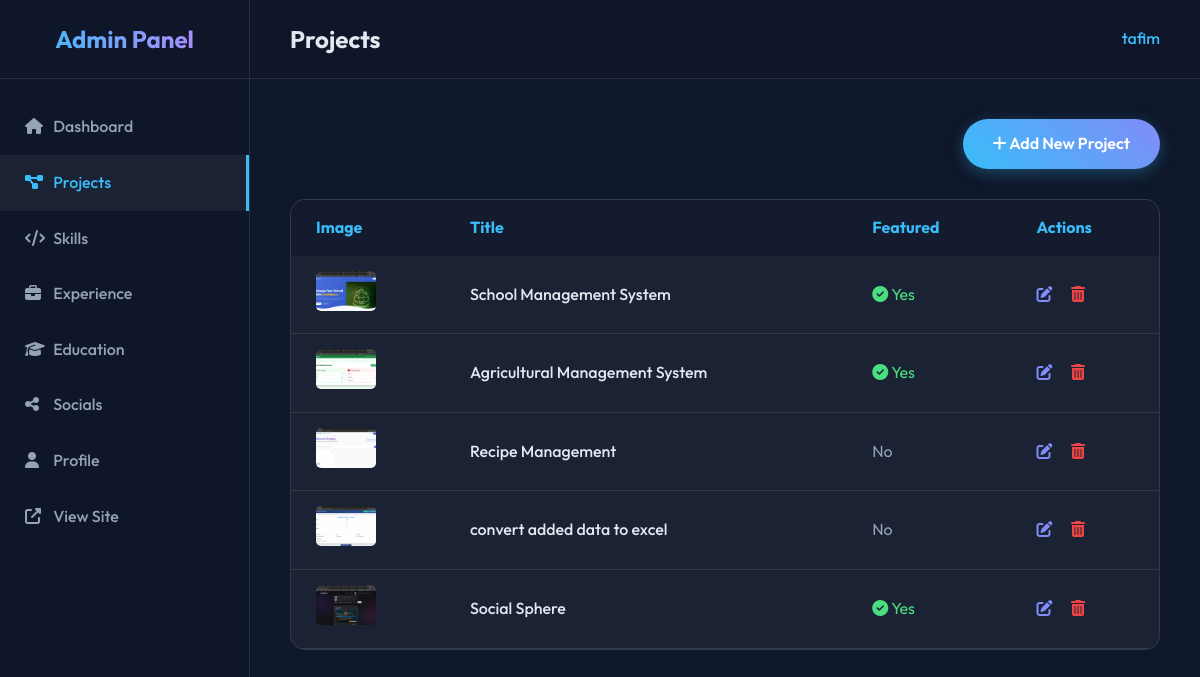
Page /dashboard/projects/ (signed in) on the committed database.
### portfolio/models.py (models this page shows, shortened)
class Project(models.Model):
    title = models.CharField(max_length=200)
    description = models.TextField()
    image = models.ImageField(upload_to='projects/')
    github_link = models.URLField(blank=True)
    live_link = models.URLField(blank=True)
    technologies = models.ManyToManyField(Skill, blank=True)
    featured = models.BooleanField(default=False)
    created_at = models.DateTimeField(auto_now_add=True)

### portfolio/views.py (the view)
# urls.py: path('dashboard/projects/', project_list, name='project_list'),
@login_required
@user_passes_test(is_superuser)
def project_list(request):
    projects = Project.objects.all()
    return render(request, 'portfolio/admin/project_list.html', {'projects': projects})

### portfolio/views.py (called while the page is built)
def is_superuser(user):
    return user.is_superuser

### portfolio/templates/portfolio/admin/project_list.html
{% extends 'portfolio/admin/admin_base.html' %}
{% block header_title %}Projects{% endblock %}
{% block content %}
<div class="action-bar" style="margin-bottom: 30px; display: flex; justify-content: flex-end;" data-aos="fade-left">
    <a href="{% url 'project_create' %}" class="btn btn-primary"><i class="fas fa-plus"></i> Add New Project</a>
</div>
<div class="table-container" style="background: var(--glass-bg); border-radius: 15px; overflow: hidden; border: 1px solid var(--glass-border);" data-aos="fade-up" data-aos-delay="100">
    <table style="width: 100%; border-collapse: collapse;">
        <thead>
            <tr style="background: rgba(15, 23, 42, 0.6); text-align: left;">
                <th style="padding: 15px 25px; color: var(--primary-color);">Image</th>
                <th style="padding: 15px 25px; color: var(--primary-color);">Title</th>
                <th style="padding: 15px 25px; color: var(--primary-color);">Featured</th>
                <th style="padding: 15px 25px; color: var(--primary-color);">Actions</th>
            </tr>
        </thead>
        <tbody>
            {% for project in projects %}
            <tr style="border-bottom: 1px solid var(--glass-border); transition: background 0.3s;" onmouseover="this.style.background='rgba(30, 41, 59, 0.5)'" onmouseout="this.style.background='transparent'">
                <td style="padding: 15px 25px;">
                    {% if project.image %}
                    <img src="{{ project.image.url }}" alt="{{ project.title }}" style="width: 60px; height: 40px; object-fit: cover; border-radius: 5px;">
                    {% else %}
                    <div style="width: 60px; height: 40px; background: #334155; border-radius: 5px;"></div>
                    {% endif %}
                </td>
                <td style="padding: 15px 25px; font-weight: 500;">{{ project.title }}</td>
                <td style="padding: 15px 25px;">
                    {% if project.featured %}
                    <span style="color: #4ade80;"><i class="fas fa-check-circle"></i> Yes</span>
                    {% else %}
                    <span style="color: #94a3b8;">No</span>
                    {% endif %}
                </td>
                <td style="padding: 15px 25px;">
                    <a href="{% url 'project_update' project.pk %}" style="color: var(--secondary-color); margin-right: 15px;" title="Edit"><i class="fas fa-edit"></i></a>
                    <a href="{% url 'project_delete' project.pk %}" style="color: #ef4444;" title="Delete"><i class="fas fa-trash-alt"></i></a>
                </td>
            </tr>
            {% empty %}
            <tr>
                <td colspan="4" style="padding: 30px; text-align: center; color: #94a3b8;">No projects found.</td>
            </tr>
            {% endfor %}
        </tbody>
    </table>
</div>
{% endblock %}

### portfolio/templates/portfolio/admin/admin_base.html (shortened to what this page needs)
{% load static %}
<!DOCTYPE html>
<html lang="en">
<head>
    <link rel="stylesheet" href="https://cdnjs.cloudflare.com/ajax/libs/font-awesome/6.4.0/css/all.min.css">
    <link rel="stylesheet" href="{% static 'css/styles.css' %}">
    <link rel="stylesheet" href="{% static 'css/admin.css' %}">
    <link href="https://unpkg.com/aos@2.3.1/dist/aos.css" rel="stylesheet">
</head>
<body>
    <div class="admin-container">
        <aside class="sidebar">
            <div class="sidebar-header">
                <h2>Admin Panel</h2>
            </div>
            <ul class="sidebar-menu">
                <li><a href="{% url 'dashboard' %}" class="{% if request.resolver_match.url_name == 'dashboard' %}active{% endif %}"><i class="fas fa-home"></i> Dashboard</a></li>
                <li><a href="{% url 'project_list' %}" class="{% if 'project' in request.resolver_match.url_name %}active{% endif %}"><i class="fas fa-project-diagram"></i> Projects</a></li>
                <li><a href="{% url 'skill_list' %}" class="{% if 'skill' in request.resolver_match.url_name %}active{% endif %}"><i class="fas fa-code"></i> Skills</a></li>
                <li><a href="{% url 'experience_list' %}" class="{% if 'experience' in request.resolver_match.url_name %}active{% endif %}"><i class="fas fa-briefcase"></i> Experience</a></li>
                <li><a href="{% url 'education_list' %}" class="{% if 'education' in request.resolver_match.url_name %}active{% endif %}"><i class="fas fa-graduation-cap"></i> Education</a></li>
                <li><a href="{% url 'social_link_list' %}" class="{% if 'social' in request.resolver_match.url_name %}active{% endif %}"><i class="fas fa-share-alt"></i> Socials</a></li>
                <li><a href="{% url 'profile_update' %}" class="{% if 'profile' in request.resolver_match.url_name %}active{% endif %}"><i class="fas fa-user"></i> Profile</a></li>
                <li><a href="{% url 'home' %}" target="_blank"><i class="fas fa-external-link-alt"></i> View Site</a></li>
            </ul>
        </aside>
        <main class="main-content">
            <header class="admin-header" data-aos="fade-down">
                <h3>{% block header_title %}Dashboard{% endblock %}</h3>
                <div class="user-info">
                    <span>{{ request.user.username }}</span>
                </div>
            </header>
            <div class="content-wrapper">
                {% block content %}{% endblock %}
            </div>
        </main>
    </div>
</body>
</html>

### static/css/styles.css (style rules this page uses)
:root { --bg-color: #0f172a; --text-color: #e2e8f0; --primary-color: #38bdf8; --secondary-color: #818cf8; --accent-color: #c084fc; --glass-bg: rgba(255, 255, 255, 0.05); --glass-border: rgba(255, 255, 255, 0.1); --card-bg: rgba(30, 41, 59, 0.7); --nav-bg: rgba(15, 23, 42, 0.8); }
* { margin: 0; padding: 0; box-sizing: border-box; }
body { font-family: 'Outfit', sans-serif; background-color: var(--bg-color); color: var(--text-color); line-height: 1.6; overflow-x: hidden; }
html { scroll-behavior: smooth; }
a { text-decoration: none; color: inherit; transition: all 0.3s ease; }
ul { list-style: none; }
.btn { display: inline-block; padding: 12px 30px; border-radius: 50px; font-weight: 600; cursor: pointer; transition: transform 0.3s, box-shadow 0.3s; }
.btn-primary { background: linear-gradient(45deg, var(--primary-color), var(--secondary-color)); color: #fff; box-shadow: 0 4px 15px rgba(56, 189, 248, 0.3); }

### static/css/admin.css (style rules this page uses)
.admin-container { display: flex; min-height: 100vh; }
.sidebar { width: 250px; background: var(--nav-bg); border-right: 1px solid var(--glass-border); backdrop-filter: blur(10px); display: flex; flex-direction: column; position: fixed; height: 100vh; }
.sidebar-header { padding: 20px; text-align: center; border-bottom: 1px solid var(--glass-border); }
.sidebar-header h2 { background: linear-gradient(to right, var(--primary-color), var(--accent-color)); -webkit-background-clip: text; background-clip: text; -webkit-text-fill-color: transparent; font-size: 1.5rem; }
.sidebar-menu { flex: 1; padding: 20px 0; }
.sidebar-menu li a { display: block; padding: 15px 25px; color: #94a3b8; transition: all 0.3s; font-weight: 500; }
.sidebar-menu li a:hover, .sidebar-menu li a.active { color: var(--primary-color); background: var(--glass-bg); border-right: 3px solid var(--primary-color); }
.sidebar-menu li a i { width: 25px; }
.main-content { flex: 1; margin-left: 250px; display: flex; flex-direction: column; }
.admin-header { padding: 20px 40px; background: var(--nav-bg); border-bottom: 1px solid var(--glass-border); display: flex; justify-content: space-between; align-items: center; backdrop-filter: blur(10px); }
.admin-header h3 { font-size: 1.5rem; color: var(--text-color); }
.user-info { color: var(--primary-color); font-weight: 500; }
.content-wrapper { padding: 40px; flex: 1; overflow-y: auto; }

### rows in the picture
Project: image (picture), title "School Management System", featured True (drawn)
Project: image (picture), title "Agricultural Management System", featured True (drawn)
Project: image (picture), title "Recipe Management", featured "No"
Project: image (picture), title "convert added data to excel", featured "No"
Project: image (picture), title "Social Sphere", featured True (drawn)

### other values in the picture
{{ request.user.username }} "tafim"
